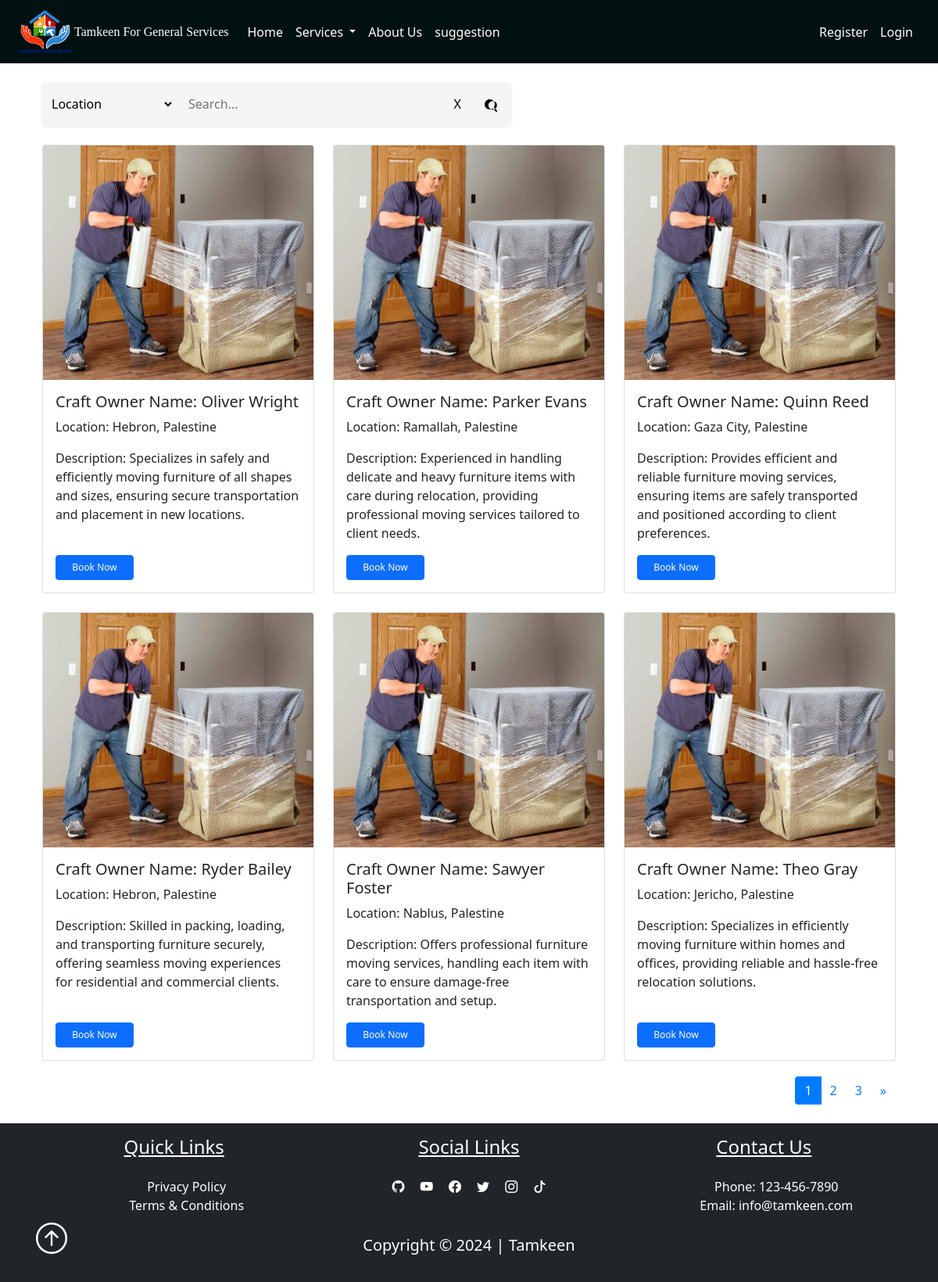
Page /movingFur on the committed database.
### pythonic/models.py (models this page shows, shortened)
class User(db.Model, UserMixin):
    id = db.Column(db.Integer, primary_key=True)
    username = db.Column(db.String(25), unique=True, nullable=False)
    email = db.Column(db.String(125), unique=True, nullable=False)
    image_file = db.Column(db.String(20), nullable=False, default="prf.jpg")
    password = db.Column(db.String(60), nullable=False)
    address = db.Column(db.String(25), nullable=False)
    contactNumber = db.Column(db.String(10), nullable=False)
    user_type = db.Column(db.String(20), nullable=False)
    service_type = db.Column(db.String(20), nullable=True)
    description = db.Column(db.Text, nullable=True)
    service_id = db.Column(db.Integer, db.ForeignKey("service.id"), nullable=True)
    availability = db.relationship('Availability', uselist=False, backref='owner', lazy=True)
    works = db.relationship("Work", backref="maker", lazy=True)
    ratings = db.relationship('Rating', foreign_keys='Rating.craft_owner_id', backref='craft_owner', lazy=True)
    average_rating = db.Column(db.Float, nullable=True)

### pythonic/routes.py (the view)
@app.route('/movingFur')
def movingFur():
    page = request.args.get('page', 1, type=int)
    per_page = 6
    users, total_users, total_pages = get_movingFur_users_from_database(page, per_page)
    next_url = url_for('movingFur', page=page + 1) if page < total_pages else None
    prev_url = url_for('movingFur', page=page - 1) if page > 1 else None
    pages = range(1, total_pages + 1)
    return render_template('movingFur.html', movingFur_users=users, next_url=next_url, prev_url=prev_url, pages=pages, current_page=page)

### instance/helper.py (called while the page is built)
def get_movingFur_users_from_database(page, per_page):
    movingFur_pagination = User.query.filter_by(service_type='Moving Furniture').paginate(page=page, per_page=per_page, error_out=False)
    total_users = movingFur_pagination.total
    total_pages = movingFur_pagination.pages
    return movingFur_pagination.items, total_users, total_pages

### pythonic/templates/movingFur.html (shortened to what this page needs)
<!DOCTYPE html>
<html lang="en">
<head>
    <link href="{{ url_for('static', filename='css/bootstrap.min.css') }}" rel="stylesheet">
</head>
<body>
    {% extends "layout.html" %}
    {% block content %}
    <br>
    <div class="container">
        <div class="search-container">
            <select id="filterSelect">
                <option value="location">Location</option>
            </select>
            <input type="text" id="searchInput" placeholder="Search...">
            <button id="clearButton">X</button>
            <button id="searchButton">
            </button>
        </div>
        <br>
        <div class="row row-cols-1 row-cols-md-3 g-4" id="cardContainer">
            {% for user in movingFur_users %}
            <div class="col">
                <div class="card">
                    <img src="{{ url_for('static', filename=user.image_file) }}" class="card-img-top" alt="MovingFur image">
                    <div class="card-body">
                        <h5 class="card-title">Craft Owner Name: {{ user.username }}</h5>
                        <p class="card-text">Location: {{ user.address }}</p>
                        <p class="card-text">Description: {{ user.description }}</p>
                        <a href="/appointments?craft_owner={{ user.username }}&service_type={{ user.service_type }}" class="btn btn-primary" style="font-size: 12px; width: 100px;">Book Now</a>
                    </div>
                </div>
            </div>
            {% endfor %}
        </div>
        <div class="pagination-container">
            <nav aria-label="Page navigation">
                <ul class="pagination">
                    {% for page in pages %}
                    <li class="page-item {% if page == current_page %}active{% endif %}">
                        <a class="page-link" href="{{ url_for('movingFur', page=page) }}">{{ page }}</a>
                    </li>
                    {% endfor %}
                    {% if next_url %}
                    <li class="page-item">
                        <a class="page-link" href="{{ next_url }}" aria-label="Next">
                            <span aria-hidden="true">&raquo;</span>
                        </a>
                    </li>
                    {% endif %}
                </ul>
            </nav>
        </div>
    </div>
    <br>
    {% endblock %}

### pythonic/static/main.css (style rules this page uses)
.container { object-fit:fill; margin: auto; }

### pythonic/templates/movingFur.html (style rules this page uses)
.search-container { display: flex; align-items: center; background-color: #f5f5f5; padding: 8px; border-radius: 5px; box-shadow: 0px 1px 3px rgba(0, 0, 0, 0.1); width: 600px; margin-left: 0; }
#filterSelect { border: none; background-color: transparent; font-size: 16px; margin-right: 10px; flex-shrink: 0; }
#searchInput { flex-grow: 1; border: none; background-color: transparent; font-size: 16px; padding: 8px; }
#clearButton, #searchButton { border: none; background-color: transparent; font-size: 16px; cursor: pointer; padding: 0 10px; flex-shrink: 0; }
#searchButton svg { vertical-align: middle; }
#clearButton { margin-right: 10px; }
.btn-primary { margin-top: auto; font-size: 14px; padding: 5px 10px; }
.pagination-container { display: flex; justify-content: flex-end; align-items: center; margin-top: 20px; }
.pagination-container .pagination { margin: 0; }
.pagination-container .pagination .page-link { color: #007bff; background-color: transparent; border: none; cursor: pointer; }
.pagination-container .pagination .page-item.active .page-link { z-index: 1; color: #fff; background-color: #007bff; border-color: #007bff; }
.card { display: flex; flex-direction: column; justify-content: space-between; transition: transform 0.3s, box-shadow 0.3s; height: 100%; }
.card-body { flex-grow: 1; display: flex; flex-direction: column; justify-content: space-between; }
.card-img-top { height: 300px; object-fit: cover; }

### rows in the picture
User: image_file (picture), username "Oliver Wright", address "Hebron, Palestine", description "Specializes in safely and efficiently moving furniture of all shapes and sizes, ensuring secure transportation and placement in new locations."
User: image_file (picture), username "Parker Evans", address "Ramallah, Palestine", description "Experienced in handling delicate and heavy furniture items with care during relocation, providing professional moving services tailored to client needs."
User: image_file (picture), username "Quinn Reed", address "Gaza City, Palestine", description "Provides efficient and reliable furniture moving services, ensuring items are safely transported and positioned according to client preferences."
User: image_file (picture), username "Ryder Bailey", address "Hebron, Palestine", description "Skilled in packing, loading, and transporting furniture securely, offering seamless moving experiences for residential and commercial clients."
User: image_file (picture), username "Sawyer Foster", address "Nablus, Palestine", description "Offers professional furniture moving services, handling each item with care to ensure damage-free transportation and setup."
User: image_file (picture), username "Theo Gray", address "Jericho, Palestine", description "Specializes in efficiently moving furniture within homes and offices, providing reliable and hassle-free relocation solutions."

### other values in the picture
{{ page }} "1" "2" "3"
